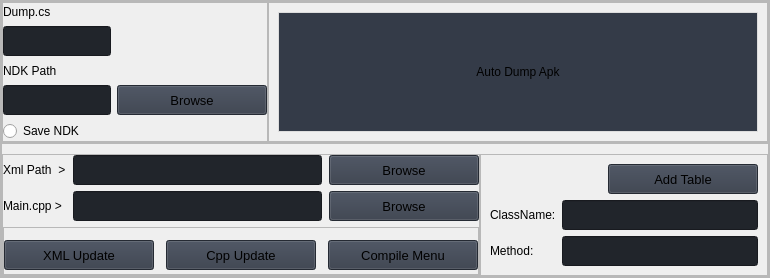
                           <widget class="QFrame" name="frame_3">
                            <property name="frameShape">
                             <enum>QFrame::StyledPanel</enum>
                            </property>
                            <property name="frameShadow">
                             <enum>QFrame::Raised</enum>
                            </property>
                            <layout class="QVBoxLayout" name="verticalLayout_22">
                             <property name="spacing">
                              <number>0</number>
                             </property>
                             <property name="leftMargin">
                              <number>0</number>
                             </property>
                             <property name="topMargin">
                              <number>0</number>
                             </property>
                             <property name="rightMargin">
                              <number>0</number>
                             </property>
                             <property name="bottomMargin">
                              <number>0</number>
                             </property>
                             <item>
                              <widget class="QFrame" name="frame_4">
                               <property name="maximumSize">
                                <size>
                                 <width>16777215</width>
                                 <height>160</height>
                                </size>
                               </property>
                               <property name="frameShape">
                                <enum>QFrame::StyledPanel</enum>
                               </property>
                               <property name="frameShadow">
                                <enum>QFrame::Raised</enum>
                               </property>
                               <layout class="QHBoxLayout" name="horizontalLayout_7">
                                <property name="spacing">
                                 <number>0</number>
                                </property>
                                <property name="leftMargin">
                                 <number>0</number>
                                </property>
                                <property name="topMargin">
                                 <number>0</number>
                                </property>
                                <property name="rightMargin">
                                 <number>0</number>
                                </property>
                                <property name="bottomMargin">
                                 <number>0</number>
                                </property>
                                <item>
                                 <widget class="QFrame" name="frame_5">
                                  <property name="frameShape">
                                   <enum>QFrame::StyledPanel</enum>
                                  </property>
                                  <property name="frameShadow">
                                   <enum>QFrame::Raised</enum>
                                  </property>
                                  <layout class="QGridLayout" name="gridLayout_3">
                                   <property name="leftMargin">
                                    <number>0</number>
                                   </property>
                                   <property name="topMargin">
                                    <number>0</number>
                                   </property>
                                   <property name="rightMargin">
                                    <number>0</number>
                                   </property>
                                   <property name="bottomMargin">
                                    <number>0</number>
                                   </property>
                                   <item row="0" column="0">
                                    <widget class="QLabel" name="dump_label">
                                     <property name="text">
                                      <string>Dump.cs</string>
                                     </property>
                                    </widget>
                                   </item>
                                   <item row="2" column="0">
                                    <widget class="QLabel" name="ndk_label">
                                     <property name="text">
                                      <string>NDK Path</string>
                                     </property>
                                    </widget>
                                   </item>
                                   <item row="4" column="0">
                                    <widget class="QLineEdit" name="ndk_textbox">
                                     <property name="minimumSize">
                                      <size>
                                       <width>0</width>
                                       <height>30</height>
                                      </size>
                                     </property>
                                     <property name="styleSheet">
                                      <string notr="true">background-color: rgb(33, 37, 43);</string>
                                     </property>
                                    </widget>
                                   </item>
                                   <item row="5" column="0">
                                    <widget class="QRadioButton" name="save_ndk_checkbox">
                                     <property name="text">
                                      <string>Save NDK</string>
                                     </property>
                                    </widget>
                                   </item>
                                   <item row="1" column="0">
                                    <widget class="QLineEdit" name="dump_path_textbox">
                                     <property name="minimumSize">
                                      <size>
                                       <width>0</width>
                                       <height>30</height>
                                      </size>
                                     </property>
                                     <property name="styleSheet">
                                      <string notr="true">background-color: rgb(33, 37, 43);</string>
                                     </property>
                                    </widget>
                                   </item>
                                   <item row="4" column="1">
                                    <widget class="QPushButton" name="ndk_browse_button">
                                     <property name="minimumSize">
                                      <size>
                                       <width>150</width>
                                       <height>30</height>
                                      </size>
                                     </property>
                                     <property name="font">
                                      <font>
                                       <family>Segoe UI</family>
                                       <pointsize>10</pointsize>
                                       <weight>50</weight>
                                       <italic>false</italic>
                                       <bold>false</bold>
                                      </font>
                                     </property>
                                     <property name="cursor">
                                      <cursorShape>PointingHandCursor</cursorShape>
                                     </property>
                                     <property name="styleSheet">
                                      <string notr="true">background-color: rgb(52, 59, 72);</string>
                                     </property>
                                     <property name="text">
                                      <string>Browse</string>
                                     </property>
                                     <property name="icon">
                                      <iconset resource="resources.qrc">
                                       <normaloff>:/icons/images/icons/cil-folder-open.png</normaloff>:/icons/images/icons/cil-folder-open.png</iconset>
                                     </property>
                                    </widget>
                                   </item>
                                  </layout>
                                 </widget>
                                </item>
                                <item>
                                 <widget class="QFrame" name="frame_7">
                                  <property name="minimumSize">
                                   <size>
                                    <width>500</width>
                                    <height>0</height>
                                   </size>
                                  </property>
                                  <property name="frameShape">
                                   <enum>QFrame::StyledPanel</enum>
                                  </property>
                                  <property name="frameShadow">
                                   <enum>QFrame::Raised</enum>
                                  </property>
                                  <layout class="QHBoxLayout" name="horizontalLayout_8">
                                   <item>
                                    <widget class="QPushButton" name="drop_button">
                                     <property name="minimumSize">
                                      <size>
                                       <width>0</width>
                                       <height>120</height>
                                      </size>
                                     </property>
                                     <property name="acceptDrops">
                                      <bool>true</bool>
                                     </property>
                                     <property name="styleSheet">
                                      <string notr="true">background-color: rgb(52, 59, 72);
border:1px solid rgb(221, 221, 221);</string>
                                     </property>
                                     <property name="text">
                                      <string>Auto Dump Apk</string>
                                     </property>
                                    </widget>
                                   </item>
                                  </layout>
                                 </widget>
                                </item>
                               </layout>
                              </widget>
                             </item>
                             <item>
                              <widget class="QFrame" name="frame_8">
                               <property name="frameShape">
                                <enum>QFrame::StyledPanel</enum>
                               </property>
                               <property name="frameShadow">
                                <enum>QFrame::Raised</enum>
                               </property>
                               <layout class="QHBoxLayout" name="horizontalLayout_10">
                                <property name="spacing">
                                 <number>0</number>
                                </property>
                                <property name="leftMargin">
                                 <number>0</number>
                                </property>
                                <property name="topMargin">
                                 <number>10</number>
                                </property>
                                <property name="rightMargin">
                                 <number>0</number>
                                </property>
                                <property name="bottomMargin">
                                 <number>0</number>
                                </property>
                                <item>
                                 <widget class="QFrame" name="frame_9">
                                  <property name="frameShape">
                                   <enum>QFrame::StyledPanel</enum>
                                  </property>
                                  <property name="frameShadow">
                                   <enum>QFrame::Raised</enum>
                                  </property>
                                  <layout class="QGridLayout" name="gridLayout_5">
                                   <property name="leftMargin">
                                    <number>0</number>
                                   </property>
                                   <property name="topMargin">
                                    <number>0</number>
                                   </property>
                                   <property name="rightMargin">
                                    <number>0</number>
                                   </property>
                                   <property name="bottomMargin">
                                    <number>0</number>
                                   </property>
                                   <property name="horizontalSpacing">
                                    <number>7</number>
                                   </property>
                                   <item row="1" column="0">
                                    <widget class="QLabel" name="maincpp_label">
                                     <property name="text">
                                      <string>Main.cpp &gt;</string>
                                     </property>
                                    </widget>
                                   </item>
                                   <item row="1" column="2">
                                    <widget class="QPushButton" name="maincpp_button">
                                     <property name="minimumSize">
                                      <size>
                                       <width>150</width>
                                       <height>30</height>
                                      </size>
                                     </property>
                                     <property name="font">
                                      <font>
                                       <family>Segoe UI</family>
                                       <pointsize>10</pointsize>
                                       <weight>50</weight>
                                       <italic>false</italic>
                                       <bold>false</bold>
                                      </font>
                                     </property>
                                     <property name="cursor">
                                      <cursorShape>PointingHandCursor</cursorShape>
                                     </property>
                                     <property name="styleSheet">
                                      <string notr="true">background-color: rgb(52, 59, 72);</string>
                                     </property>
                                     <property name="text">
                                      <string>Browse</string>
                                     </property>
                                     <property name="icon">
                                      <iconset resource="resources.qrc">
                                       <normaloff>:/icons/images/icons/cil-folder-open.png</normaloff>:/icons/images/icons/cil-folder-open.png</iconset>
                                     </property>
                                    </widget>
                                   </item>
                                   <item row="0" column="2">
                                    <widget class="QPushButton" name="offseth_button">
                                     <property name="minimumSize">
                                      <size>
                                       <width>150</width>
                                       <height>30</height>
                                      </size>
                                     </property>
                                     <property name="font">
                                      <font>
                                       <family>Segoe UI</family>
                                       <pointsize>10</pointsize>
                                       <weight>50</weight>
                                       <italic>false</italic>
                                       <bold>false</bold>
                                      </font>
                                     </property>
                                     <property name="cursor">
                                      <cursorShape>PointingHandCursor</cursorShape>
                                     </property>
                                     <property name="styleSheet">
                                      <string notr="true">background-color: rgb(52, 59, 72);</string>
                                     </property>
                                     <property name="text">
                                      <string>Browse</string>
                                     </property>
                                     <property name="icon">
                                      <iconset resource="resources.qrc">
                                       <normaloff>:/icons/images/icons/cil-folder-open.png</normaloff>:/icons/images/icons/cil-folder-open.png</iconset>
                                     </property>
                                    </widget>
                                   </item>
                                   <item row="0" column="1">
                                    <widget class="QLineEdit" name="offseth_textbox">
                                     <property name="minimumSize">
                                      <size>
                                       <width>0</width>
                                       <height>30</height>
                                      </size>
                                     </property>
                                     <property name="styleSheet">
                                      <string notr="true">background-color: rgb(33, 37, 43);</string>
                                     </property>
                                    </widget>
                                   </item>
                                   <item row="1" column="1">
                                    <widget class="QLineEdit" name="maincpp_textbox">
                                     <property name="minimumSize">
                                      <size>
                                       <width>0</width>
                                       <height>30</height>
                                      </size>
                                     </property>
                                     <property name="styleSheet">
                                      <string notr="true">background-color: rgb(33, 37, 43);</string>
                                     </property>
                                    </widget>
                                   </item>
                                   <item row="0" column="0">
                                    <widget class="QLabel" name="offseth_label">
                                     <property name="text">
                                      <string>Xml Path  &gt;</string>
                                     </property>
                                    </widget>
                                   </item>
                                   <item row="2" column="0" colspan="3">
                                    <widget class="QFrame" name="frame_12">
                                     <property name="frameShape">
                                      <enum>QFrame::StyledPanel</enum>
                                     </property>
                                     <property name="frameShadow">
                                      <enum>QFrame::Raised</enum>
                                     </property>
                                     <layout class="QHBoxLayout" name="horizontalLayout_14">
                                      <property name="spacing">
                                       <number>12</number>
                                      </property>
                                      <property name="leftMargin">
                                       <number>0</number>
                                      </property>
                                      <property name="rightMargin">
                                       <number>0</number>
                                      </property>
                                      <property name="bottomMargin">
                                       <number>0</number>
                                      </property>
                                      <item>
                                       <widget class="QPushButton" name="xmlupdated_button">
                                        <property name="minimumSize">
                                         <size>
                                          <width>150</width>
                                          <height>30</height>
                                         </size>
                                        </property>
                                        <property name="font">
                                         <font>
                                          <family>Segoe UI</family>
                                          <pointsize>10</pointsize>
                                          <weight>50</weight>
                                          <italic>false</italic>
                                          <bold>false</bold>
                                         </font>
                                        </property>
                                        <property name="cursor">
                                         <cursorShape>PointingHandCursor</cursorShape>
                                        </property>
                                        <property name="styleSheet">
                                         <string notr="true">background-color: rgb(52, 59, 72);</string>
                                        </property>
                                        <property name="text">
                                         <string>XML Update</string>
                                        </property>
                                        <property name="icon">
                                         <iconset resource="resources.qrc">
                                          <normaloff>:/icons/images/icons/cil-folder-open.png</normaloff>:/icons/images/icons/cil-folder-open.png</iconset>
                                        </property>
                                       </widget>
                                      </item>
                                      <item>
                                       <widget class="QPushButton" name="maincppupdated_button">
                                        <property name="minimumSize">
                                         <size>
                                          <width>150</width>
                                          <height>30</height>
                                         </size>
                                        </property>
                                        <property name="font">
                                         <font>
                                          <family>Segoe UI</family>
                                          <pointsize>10</pointsize>
                                          <weight>50</weight>
                                          <italic>false</italic>
                                          <bold>false</bold>
                                         </font>
                                        </property>
                                        <property name="cursor">
                                         <cursorShape>PointingHandCursor</cursorShape>
                                        </property>
                                        <property name="styleSheet">
                                         <string notr="true">background-color: rgb(52, 59, 72);</string>
                                        </property>
                                        <property name="text">
                                         <string>Cpp Update</string>
                                        </property>
                                        <property name="icon">
                                         <iconset resource="resources.qrc">
                                          <normaloff>:/icons/images/icons/cil-folder-open.png</normaloff>:/icons/images/icons/cil-folder-open.png</iconset>
                                        </property>
                                       </widget>
                                      </item>
                                      <item>
                                       <widget class="QPushButton" name="mainmove_button">
                                        <property name="minimumSize">
                                         <size>
                                          <width>150</width>
                                          <height>30</height>
                                         </size>
                                        </property>
                                        <property name="font">
                                         <font>
                                          <family>Segoe UI</family>
                                          <pointsize>10</pointsize>
                                          <weight>50</weight>
                                          <italic>false</italic>
                                          <bold>false</bold>
                                         </font>
                                        </property>
                                        <property name="cursor">
                                         <cursorShape>PointingHandCursor</cursorShape>
                                        </property>
                                        <property name="styleSheet">
                                         <string notr="true">background-color: rgb(52, 59, 72);</string>
                                        </property>
                                        <property name="text">
                                         <string>Compile Menu</string>
                                        </property>
                                        <property name="icon">
                                         <iconset resource="resources.qrc">
                                          <normaloff>:/icons/images/icons/cil-folder-open.png</normaloff>:/icons/images/icons/cil-folder-open.png</iconset>
                                        </property>
                                       </widget>
                                      </item>
                                     </layout>
                                    </widget>
                                   </item>
                                  </layout>
                                 </widget>
                                </item>
                                <item>
                                 <widget class="QFrame" name="frame_13">
                                  <property name="frameShape">
                                   <enum>QFrame::StyledPanel</enum>
                                  </property>
                                  <property name="frameShadow">
                                   <enum>QFrame::Raised</enum>
                                  </property>
                                  <layout class="QGridLayout" name="gridLayout_4">
                                   <item row="1" column="0">
                                    <widget class="QLabel" name="classname_label">
                                     <property name="text">
                                      <string>ClassName:</string>
                                     </property>
                                    </widget>
                                   </item>
                                   <item row="1" column="1">
                                    <widget class="QLineEdit" name="classname_textbox">
                                     <property name="minimumSize">
                                      <size>
                                       <width>0</width>
                                       <height>30</height>
                                      </size>
                                     </property>
                                     <property name="styleSheet">
                                      <string notr="true">background-color: rgb(33, 37, 43);</string>
                                     </property>
                                    </widget>
                                   </item>
                                   <item row="2" column="0">
                                    <widget class="QLabel" name="method_label">
                                     <property name="text">
                                      <string>Method:</string>
                                     </property>
                                    </widget>
                                   </item>
                                   <item row="2" column="1">
                                    <widget class="QLineEdit" name="method_textbox">
                                     <property name="minimumSize">
                                      <size>
                                       <width>0</width>
                                       <height>30</height>
                                      </size>
                                     </property>
                                     <property name="styleSheet">
                                      <string notr="true">background-color: rgb(33, 37, 43);</string>
                                     </property>
                                    </widget>
                                   </item>
                                   <item row="0" column="1" alignment="Qt::AlignRight">
                                    <widget class="QPushButton" name="add_to_list_button">
                                     <property name="minimumSize">
                                      <size>
                                       <width>150</width>
                                       <height>30</height>
                                      </size>
                                     </property>
                                     <property name="font">
                                      <font>
                                       <family>Segoe UI</family>
                                       <pointsize>10</pointsize>
                                       <weight>50</weight>
                                       <italic>false</italic>
                                       <bold>false</bold>
                                      </font>
                                     </property>
                                     <property name="cursor">
                                      <cursorShape>PointingHandCursor</cursorShape>
                                     </property>
                                     <property name="styleSheet">
                                      <string notr="true">background-color: rgb(52, 59, 72);</string>
                                     </property>
                                     <property name="text">
                                      <string>Add Table</string>
                                     </property>
                                     <property name="icon">
                                      <iconset resource="resources.qrc">
                                       <normaloff>:/icons/images/icons/cil-folder-open.png</normaloff>:/icons/images/icons/cil-folder-open.png</iconset>
                                     </property>
                                    </widget>
                                   </item>
                                  </layout>
                                 </widget>
                                </item>
                               </layout>
                              </widget>
                             </item>
                            </layout>
                           </widget>
